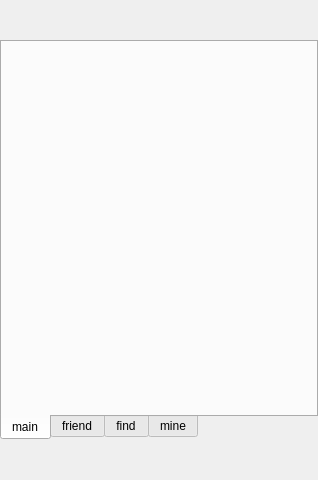
<?xml version="1.0" encoding="UTF-8"?>
<ui version="4.0">
 <class>HomePage</class>
 <widget class="QWidget" name="HomePage">
  <property name="geometry">
   <rect>
    <x>0</x>
    <y>0</y>
    <width>318</width>
    <height>480</height>
   </rect>
  </property>
  <property name="windowTitle">
   <string>Form</string>
  </property>
  <layout class="QVBoxLayout" name="verticalLayout">
   <property name="spacing">
    <number>0</number>
   </property>
   <property name="leftMargin">
    <number>0</number>
   </property>
   <property name="topMargin">
    <number>0</number>
   </property>
   <property name="rightMargin">
    <number>0</number>
   </property>
   <property name="bottomMargin">
    <number>0</number>
   </property>
   <item>
    <widget class="QWidget" name="widget" native="true">
     <layout class="QGridLayout" name="gridLayout_4">
      <property name="leftMargin">
       <number>0</number>
      </property>
      <property name="topMargin">
       <number>0</number>
      </property>
      <property name="rightMargin">
       <number>0</number>
      </property>
      <property name="bottomMargin">
       <number>0</number>
      </property>
      <item row="0" column="0">
       <layout class="QVBoxLayout" name="vLayoutMain" stretch="1,10,1">
        <property name="spacing">
         <number>0</number>
        </property>
        <item>
         <widget class="HomePageTop" name="wid_homePageTop" native="true"/>
        </item>
        <item>
         <widget class="QTabWidget" name="tabWidget">
          <property name="enabled">
           <bool>true</bool>
          </property>
          <property name="sizePolicy">
           <sizepolicy hsizetype="Expanding" vsizetype="Expanding">
            <horstretch>0</horstretch>
            <verstretch>0</verstretch>
           </sizepolicy>
          </property>
          <property name="tabPosition">
           <enum>QTabWidget::South</enum>
          </property>
          <property name="tabShape">
           <enum>QTabWidget::Rounded</enum>
          </property>
          <property name="currentIndex">
           <number>0</number>
          </property>
          <property name="usesScrollButtons">
           <bool>true</bool>
          </property>
          <property name="documentMode">
           <bool>false</bool>
          </property>
          <property name="tabBarAutoHide">
           <bool>true</bool>
          </property>
          <widget class="QWidget" name="tab_main">
           <attribute name="title">
            <string>main</string>
           </attribute>
           <layout class="QVBoxLayout" name="verticalLayout_3">
            <property name="spacing">
             <number>0</number>
            </property>
            <property name="leftMargin">
             <number>0</number>
            </property>
            <property name="topMargin">
             <number>0</number>
            </property>
            <property name="rightMargin">
             <number>0</number>
            </property>
            <property name="bottomMargin">
             <number>0</number>
            </property>
           </layout>
          </widget>
          <widget class="QWidget" name="tab_friend">
           <attribute name="title">
            <string>friend</string>
           </attribute>
           <layout class="QVBoxLayout" name="verticalLayout_4">
            <property name="spacing">
             <number>0</number>
            </property>
            <property name="leftMargin">
             <number>0</number>
            </property>
            <property name="topMargin">
             <number>0</number>
            </property>
            <property name="rightMargin">
             <number>0</number>
            </property>
            <property name="bottomMargin">
             <number>0</number>
            </property>
           </layout>
          </widget>
          <widget class="QWidget" name="tab_find">
           <attribute name="title">
            <string>find</string>
           </attribute>
           <layout class="QVBoxLayout" name="verticalLayout_5">
            <property name="spacing">
             <number>0</number>
            </property>
            <property name="leftMargin">
             <number>0</number>
            </property>
            <property name="topMargin">
             <number>0</number>
            </property>
            <property name="rightMargin">
             <number>0</number>
            </property>
            <property name="bottomMargin">
             <number>0</number>
            </property>
            <item>
             <widget class="QWidget" name="wid_find" native="true">
              <layout class="QGridLayout" name="gridLayout_3">
               <property name="leftMargin">
                <number>0</number>
               </property>
               <property name="topMargin">
                <number>0</number>
               </property>
               <property name="rightMargin">
                <number>0</number>
               </property>
               <property name="bottomMargin">
                <number>0</number>
               </property>
               <property name="spacing">
                <number>0</number>
               </property>
               <item row="0" column="0">
                <widget class="QLabel" name="label">
                 <property name="text">
                  <string>朋友圈</string>
                 </property>
                </widget>
               </item>
              </layout>
             </widget>
            </item>
           </layout>
          </widget>
          <widget class="QWidget" name="tab_mine">
           <attribute name="title">
            <string>mine</string>
           </attribute>
           <layout class="QVBoxLayout" name="verticalLayout_6">
            <property name="spacing">
             <number>0</number>
            </property>
            <property name="leftMargin">
             <number>0</number>
            </property>
            <property name="topMargin">
             <number>0</number>
            </property>
            <property name="rightMargin">
             <number>0</number>
            </property>
            <property name="bottomMargin">
             <number>0</number>
            </property>
            <item>
             <widget class="QWidget" name="wid_mine" native="true">
              <layout class="QVBoxLayout" name="verticalLayout_2" stretch="10,1">
               <property name="spacing">
                <number>0</number>
               </property>
               <property name="leftMargin">
                <number>0</number>
               </property>
               <property name="topMargin">
                <number>0</number>
               </property>
               <property name="rightMargin">
                <number>0</number>
               </property>
               <property name="bottomMargin">
                <number>0</number>
               </property>
               <item>
                <widget class="QWidget" name="wid_mine_2" native="true"/>
               </item>
               <item>
                <layout class="QHBoxLayout" name="horizontalLayout">
                 <property name="spacing">
                  <number>0</number>
                 </property>
                 <item>
                  <widget class="QLineEdit" name="le_fileName">
                   <property name="minimumSize">
                    <size>
                     <width>70</width>
                     <height>0</height>
                    </size>
                   </property>
                   <property name="text">
                    <string>我的信息</string>
                   </property>
                  </widget>
                 </item>
                 <item>
                  <widget class="QPushButton" name="btn_exit">
                   <property name="text">
                    <string>切换账号</string>
                   </property>
                  </widget>
                 </item>
                 <item>
                  <widget class="QPushButton" name="btn_sendFile">
                   <property name="text">
                    <string>发送文件</string>
                   </property>
                  </widget>
                 </item>
                 <item>
                  <widget class="QPushButton" name="btn_recvFile">
                   <property name="text">
                    <string>接收文件</string>
                   </property>
                  </widget>
                 </item>
                </layout>
               </item>
              </layout>
             </widget>
            </item>
           </layout>
          </widget>
         </widget>
        </item>
        <item>
         <widget class="HomePageMenu" name="wid_homePage" native="true"/>
        </item>
       </layout>
      </item>
     </layout>
    </widget>
   </item>
  </layout>
 </widget>
 <customwidgets>
  <customwidget>
   <class>HomePageTop</class>
   <extends>QWidget</extends>
   <header location="global">customUI/homepagetop.h</header>
   <container>1</container>
  </customwidget>
  <customwidget>
   <class>HomePageMenu</class>
   <extends>QWidget</extends>
   <header location="global">customUI/homepagemenu.h</header>
   <container>1</container>
  </customwidget>
 </customwidgets>
 <resources/>
 <connections/>
</ui>
